Frame 1 (no input): blank canvas, image omitted
Frame 60 (the mouse pressed at the canvas centre just before this capture): blank canvas, image omitted
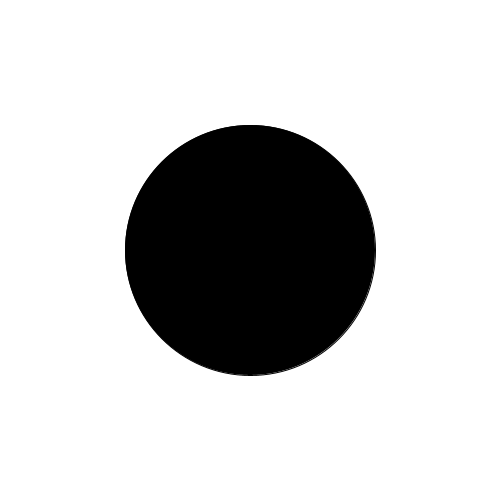
Frame 120 (the mouse held since frame 60 and released just before this capture)

The Processing sketch whose frames 1 and 60 were blank and that drew this single picture after the mouse press (run headless with seeded random() and noise(); from frame 60 on, the mouse is pressed at the canvas centre):

// Processing sketch: exemplo4_ellipse_cursor
// ── exemplo4_ellipse_cursor.pde
color bg, cbola;

void setup(){

  size(500, 500);
  bg = color(255);
  cbola = color(0);
  
}

void draw(){

  background(bg);
  desenhaBola();
  
}

void desenhaBola() {
   
  fill(cbola);
  ellipse(height/2, width/2, mouseX, mouseY);
  
}
